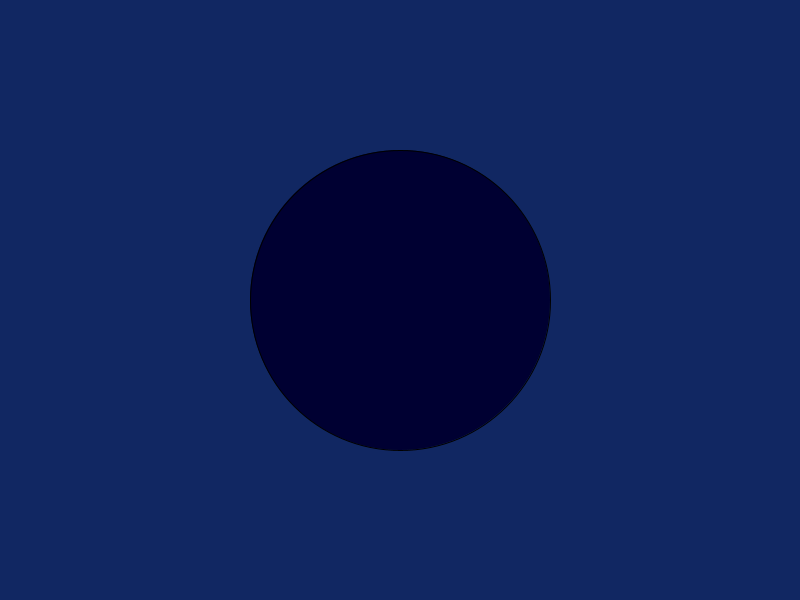
Frame 1 (no input)
Frame 60 (the mouse pressed at the canvas centre just before this capture): identical to frame 1, image omitted
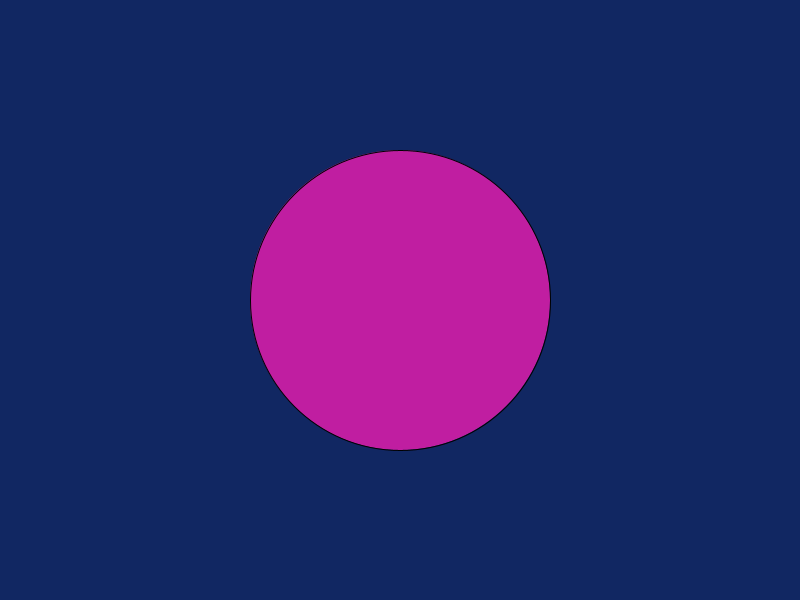
Frame 120 (the mouse held since frame 60 and released just before this capture)

The Processing sketch that drew these frames (run headless with seeded random() and noise(); from frame 60 on, the mouse is pressed at the canvas centre):

// Processing sketch: sketch_180102a
// ── sketch_180102a.pde
void setup(){
size(800,600);  

}
void draw(){
  
 background(17,39,98);
  
  if(mousePressed){
  
fill(random(256),random(256),random(256));
  }
else{
fill(mouseX,mouseY,50);

}
ellipse(400,300,300,300);

}
